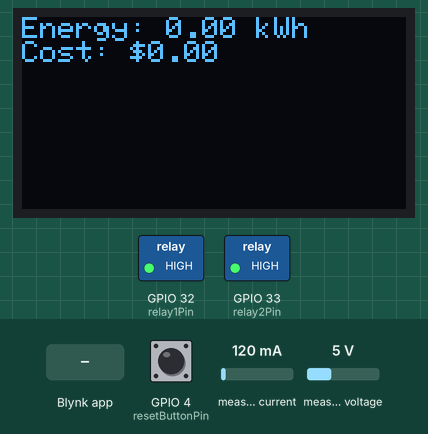
Recording of a sketch running on a simulated ESP32. Shown: 128×64 one-colour display, switched loads named in the sketch (green lamp = pin HIGH). Inputs (shaded band) come from the test bench; at power-on: GPIO 4 (resetButtonPin) HIGH, measured current 120 mA, measured voltage 5 V. WiFi joins after 1.5 s; servers stay silent unless stated; EEPROM starts erased.

Above: at 4.7 s.
4.8 s: GPIO 4 (resetButtonPin) pulled LOW for 3.2 s
At 5.4 s:
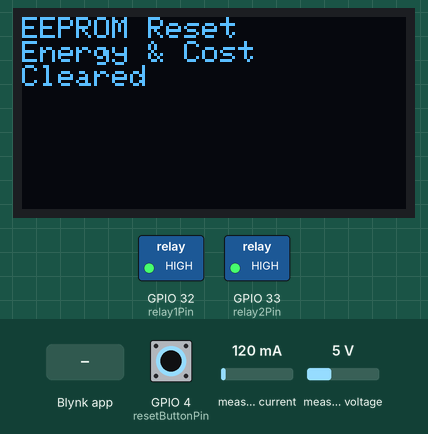
11.2 s: measured current set to 1500 mA
At 15.2 s:
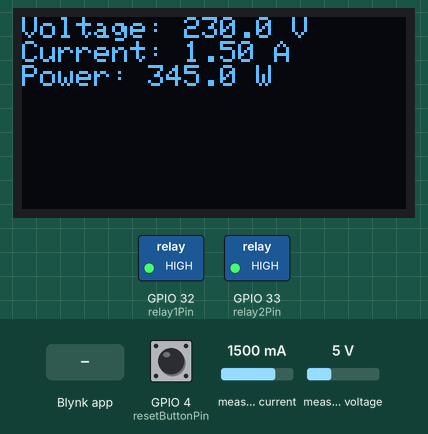
17.6 s: Blynk app writes 0 to V5
At 19.4 s:
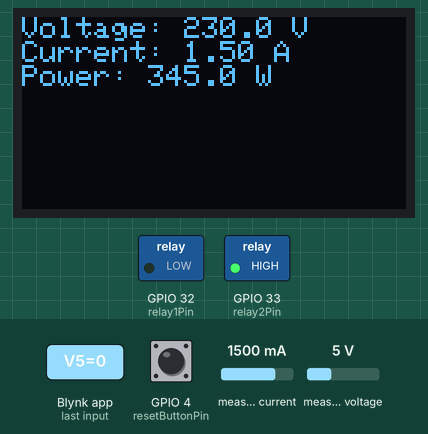
23.6 s: measured voltage set to 0.3 V
25.6 s: GPIO 4 (resetButtonPin) pulled LOW for 0.15 s
At 27.2 s:
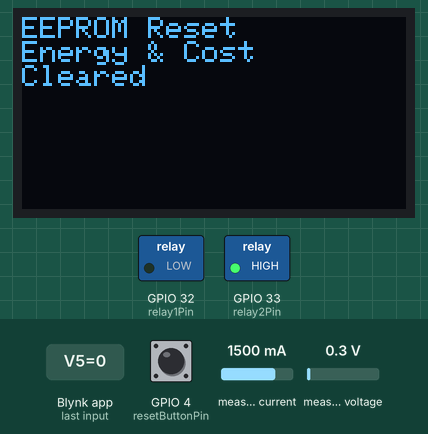
29.5 s: Blynk app writes 1 to V5
At 30.9 s:
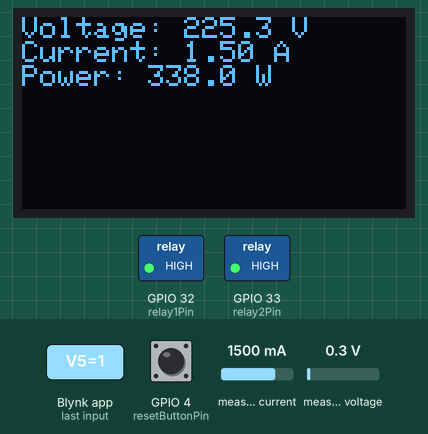
Timing chart, 0 to 32.5 s (numbered marks = the images above; inputs shaded):
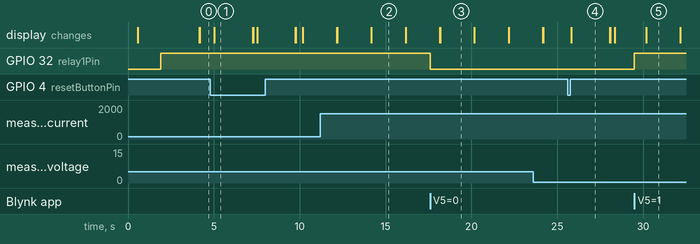

The sketch:

energy_meas_Sam.ino
```cpp
#define BLYNK_TEMPLATE_ID "Your_template_id"
#define BLYNK_TEMPLATE_NAME "YOUR_TEMPLATE_NAME"
#define BLYNK_PRINT Serial


#include "EmonLib.h"
#include <EEPROM.h>
#include <WiFi.h>
#include <BlynkSimpleEsp32.h>
#include <Wire.h>
#include <Adafruit_GFX.h>
#include <Adafruit_SSD1306.h>
#include <HTTPClient.h>
#include <ArduinoJson.h>

// OLED Display Configuration
#define SCREEN_WIDTH 128
#define SCREEN_HEIGHT 64
#define OLED_RESET -1
#define SCREEN_ADDRESS 0x3C
Adafruit_SSD1306 display(SCREEN_WIDTH, SCREEN_HEIGHT, &Wire, OLED_RESET);

// Calibration Constants
const float vCalibration = 42.5;
const float currCalibration = 1.45;

// Blynk and WiFi Credentials
const char auth[] = "Your_auth_token";
const char ssid[] = "Your_wifi_ssid";
const char pass[] = "your_wifi_password";

// EnergyMonitor instance
EnergyMonitor emon;
BlynkTimer timer;

// Energy Variables
float kWh = 0.0;
float cost = 0.0;
const float ratePerkWh = 6.5;
unsigned long lastMillis = millis();

// EEPROM Addresses
const int addrKWh = 12;
const int addrCost = 16;

// Display Page Variable
int displayPage = 0;

// Reset Button
const int resetButtonPin = 4;

// **Relay Module Pins**
const int relay1Pin = 32;  // IN1 -> G32
const int relay2Pin = 33;  // IN2 -> G33

// Function Prototypes
void sendEnergyDataToBlynk();
void readEnergyDataFromEEPROM();
void saveEnergyDataToEEPROM();
void updateOLED();
void changeDisplayPage();
void resetEEPROM();

void setup() {
  Serial.begin(115200);

  // Initialize OLED
  if (!display.begin(SSD1306_SWITCHCAPVCC, SCREEN_ADDRESS)) {
    Serial.println(F("SSD1306 allocation failed"));
    for (;;);
  }
  display.clearDisplay();
  display.setTextColor(SSD1306_WHITE);
  display.setTextSize(1);

  // WiFi Connection
  WiFi.begin(ssid, pass);
  while (WiFi.status() != WL_CONNECTED) {
    delay(500);
    display.clearDisplay();
    display.setCursor(0, 0);
    display.println("Connecting to WiFi...");
    display.display();
  }
  Blynk.begin(auth, ssid, pass);

  // Initialize EEPROM
  EEPROM.begin(32);

  // Initialize Buttons and Relays
  pinMode(resetButtonPin, INPUT_PULLUP);
  pinMode(relay1Pin, OUTPUT);
  pinMode(relay2Pin, OUTPUT);
  digitalWrite(relay1Pin, HIGH);  // Start with relay OFF
  digitalWrite(relay2Pin, HIGH);  // Start with relay OFF

  // Read Stored Data
  readEnergyDataFromEEPROM();

  // Setup Sensors
  emon.voltage(35, vCalibration, 1.7);
  emon.current(34, currCalibration);

  // Set Timers
  timer.setInterval(2000L, sendEnergyDataToBlynk);
  timer.setInterval(2000L, changeDisplayPage);
}

void loop() {
  Blynk.run();
  timer.run();

  if (digitalRead(resetButtonPin) == LOW) {
    delay(200);
    resetEEPROM();
  }
}

// **Blynk Functions to Control Relay**
BLYNK_WRITE(V5) {
  int relayState = param.asInt();
  digitalWrite(relay1Pin, relayState);
}

BLYNK_WRITE(V6) {
  int relayState = param.asInt();
  digitalWrite(relay2Pin, relayState);
}

void sendEnergyDataToBlynk() {
  emon.calcVI(20, 2000);
  float Vrms = emon.Vrms;
  float Irms = emon.Irms;
  float apparentPower = emon.apparentPower;

  unsigned long currentMillis = millis();
  kWh += apparentPower * (currentMillis - lastMillis) / 3600000000.0;
  lastMillis = currentMillis;
  cost = kWh * ratePerkWh;

  saveEnergyDataToEEPROM();

  Blynk.virtualWrite(V0, Vrms);
  Blynk.virtualWrite(V1, Irms);
  Blynk.virtualWrite(V2, apparentPower);
  Blynk.virtualWrite(V3, kWh);
  Blynk.virtualWrite(V4, cost);

  updateOLED();
}

void readEnergyDataFromEEPROM() {
  EEPROM.get(addrKWh, kWh);
  EEPROM.get(addrCost, cost);

  if (isnan(kWh)) {
    kWh = 0.0;
    saveEnergyDataToEEPROM();
  }
  if (isnan(cost)) {
    cost = 0.0;
    saveEnergyDataToEEPROM();
  }
}

void saveEnergyDataToEEPROM() {
  EEPROM.put(addrKWh, kWh);
  EEPROM.put(addrCost, cost);
  EEPROM.commit();
}

void updateOLED() {
  display.clearDisplay();
  display.setTextSize(1);

  if (displayPage == 0) {
    display.setCursor(0, 0);
    display.print("Voltage: ");
    display.print(emon.Vrms, 1);
    display.println(" V");

    display.print("Current: ");
    display.print(emon.Irms, 2);
    display.println(" A");

    display.print("Power: ");
    display.print(emon.apparentPower, 1);
    display.println(" W");
  } else {
    display.setCursor(0, 0);
    display.print("Energy: ");
    display.print(kWh, 2);
    display.println(" kWh");

    display.print("Cost: $");
    display.print(cost, 2);
  }

  display.display();
}

void changeDisplayPage() {
  displayPage = (displayPage + 1) % 2;
  updateOLED();
}

void resetEEPROM() {
  kWh = 0.0;
  cost = 0.0;
  saveEnergyDataToEEPROM();

  display.clearDisplay();
  display.setTextSize(1);
  display.setCursor(0, 0);
  display.println("EEPROM Reset");
  display.println("Energy & Cost");
  display.println("Cleared");
  display.display();
  delay(2000);
}
```

Measured:
- after the input at 4.8 s, the display: changes after 0.23 s (image 1)
- after the input at 11.2 s, the display: changes after 0.95 s (image 2)
- after the input at 17.6 s, GPIO 32 (relay1Pin): HIGH → LOW at once
- after the input at 25.6 s, the display: changes after 0.23 s (image 4)
- after the input at 29.5 s, GPIO 32 (relay1Pin): LOW → HIGH at once
- what the display in image 1 shows lasts 2.3 s, from 5.0 s to 7.3 s
- what the display in image 2 shows lasts 2.0 s, from 14.2 s to 16.2 s
